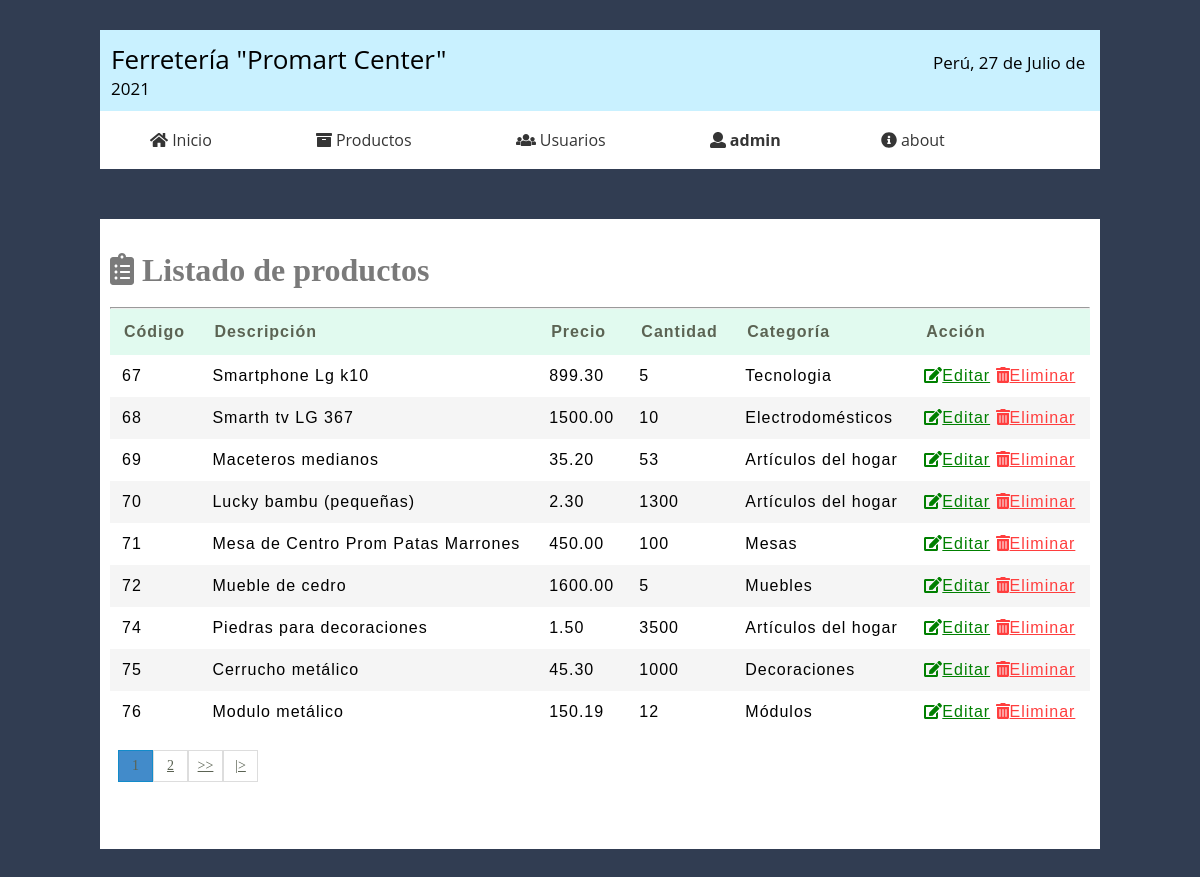
The page /sistema/listado_productos.php (signed in) on the database its author committed.
### tables this page shows
CREATE TABLE `productos` (
  `id_producto` int(11) NOT NULL,
  `descripcion` varchar(100) NOT NULL,
  `precio` decimal(7,2) NOT NULL,
  `cantidad` int(11) NOT NULL,
  `categoria` int(11) NOT NULL,
  `estado` int(11) NOT NULL DEFAULT '1'
);

CREATE TABLE `categorias` (
  `id_categoria` int(11) NOT NULL,
  `categoria` varchar(35) NOT NULL,
  `estado_cat` int(11) NOT NULL DEFAULT '1'
);

### sistema/includes/functions.php (called while the page is built, shortened)
<?php
	function fechaA(){
		$mes = array("","Enero",
			"Febrero",
			"Marzo",
			"Abril",
			"Mayo",
			"Junio",
			"Julio",
			"Agosto",
			"Septiembre",
			"Octubre",
			"Noviembre",
			"Diciembre");
		return date('d'). " de " .$mes[date('n')]. " de " .date('Y');
	}
 ?>

### sistema/listado_productos.php (the view, shortened to what this page needs)
<?php
	include '../conexion.php';
 ?>
<?php
	include 'includes/scripts.php';
 ?>
<?php
	include 'includes/header.php';
 ?>
<body>
	<div class="contenido">
		<div class="formularioListProductos">
			<br>
			<font color="#7A7A7A">
				<h1><i class="fas fa-clipboard-list"></i> Listado de productos</h1>
			</font>
			<br>
			<hr>
			<form>
				<table>
					<tr>
						<th>Código</th>
						<th>Descripción</th>
						<th>Precio</th>
						<th>Cantidad</th>
						<th>Categoría</th>
						<th>Acción</th>
					</tr>
					<?php
					$sql_registro = mysqli_query($conection, "SELECT COUNT(id_producto) as total_productos FROM productos;");
					$resultado_registro = mysqli_fetch_array($sql_registro);
					$total_registro = $resultado_registro['total_productos'];
					$por_pagina = 9;
					if (empty($_GET['pagina'])) {
						$pagina = 1;
					} else {
						$pagina = $_GET['pagina'];
					}
					$desde = ($pagina - 1) * $por_pagina;
					$total_paginas = ceil($total_registro / $por_pagina);
					$query = mysqli_query($conection, "SELECT p.id_producto, p.descripcion, p.precio, p.cantidad, c.categoria FROM productos p INNER JOIN categorias c ON p.categoria = c.id_categoria WHERE estado = 1 AND estado_cat = 1 ORDER BY p.id_producto ASC LIMIT $desde, $por_pagina;");
					$resultado = mysqli_num_rows($query);
					if ($resultado > 0) {
						while ($datos = mysqli_fetch_array($query)){ ?>
					<tr>
						<td><?php echo $datos["id_producto"]; ?></td>
						<td><?php echo $datos["descripcion"]; ?></td>
						<td><?php echo $datos["precio"]; ?></td>
						<td><?php echo $datos["cantidad"]; ?></td>
						<td><?php echo $datos["categoria"]; ?></td>
						<td><a class="btn_editar" href="editar_producto.php?id=<?php echo $datos['id_producto']; ?>"><i class="fas fa-edit"></i>Editar</a>
						<a class="btn_eliminar" href="confirmar_eliminar_producto.php?id=<?php echo $datos['id_producto']; ?>"><i class="fas fa-trash-alt"></i>Eliminar</a></td>
					</tr>
				<?php
						}
					}
				?>
				</table>
			</form>
			<div class="paginador">
					<ul>
						<?php
							for ($i=1; $i <= $total_paginas ; $i++) {
								if ($i == $pagina) {
								echo '<li class="paginaSelected">'.$i.'</li>';
								} else {
								echo '<li><a href="?pagina='.$i.'">'.$i.'</a></li>';
								}
							}
							if ($pagina != $total_paginas) { ?>
						<li><a href="?pagina=<?php echo $pagina + 1; ?>">>></a></li>
						<li><a href="?pagina=<?php echo $total_paginas; ?>">|></a></li>
					<?php } ?>
					</ul>
			</div>
		</div>
	</div>
</body>

### sistema/includes/scripts.php (shortened to what this page needs)
<link rel="stylesheet" type="text/css" href="css/style.css">
<?php
	require_once 'functions.php';
 ?>

### sistema/includes/header.php (shortened to what this page needs)
<header>
	<nav class="navegacion">
		<div class="cabecera">Ferretería "Promart Center"
			<span>Perú, <?php echo fechaA(); ?></span>
		</div>
		<ul class="menu">
			<li><a href="index.php"><i class="fas fa-home"></i> Inicio</a></li>
			<li><a href="#"><i class="fas fa-archive"></i> Productos</a>
			</li>
			<li><a href="#"><i class="fas fa-users"></i> Usuarios</a>
			</li>
			<li><a href="#"><b><i class="fas fa-user"></i> <?php echo $_SESSION['user']; ?></b></a>
			<li><a href="about.php"><i class="fas fa-info-circle"></i> about</a></li>
		</ul>
	</nav>
</header>

### sistema/css/style.css (style rules this page uses)
* { margin: 0; padding: 0; -webkit-box-sizing: border-box; -moz-box-sizing: border-box; box-sizing: border-box; }
body { background: #313D52; }
.cabecera { background: #C9F1FF; padding: 11px; font-family: 'Open sans'; font-size: 26px; }
.cabecera span { margin-left: 480px; font-size: 17px; }
.navegacion { width: 1000px; margin: 30px auto; background: white; }
.navegacion ul { list-style: none; }
.menu > li { display: inline-block; }
.menu > li > a { display: block; padding: 18px 50px; color: #353535; font-family: 'open sans'; text-decoration: none; }
.contenido { width: 1000px; margin: 50px auto; background: white; height: 630px; overflow: auto; }
.paginador ul { margin: 17px 8px; list-style: none; background: white; display: -webkit-flex; display: -moz-flex; display: -ms-flex; display: -o-flex; display: flex; }
.paginador a, .paginaSelected { color: #5B6353; border: 1px solid #ddd; padding: 7px; display: inline-block; font-size: 14px; text-align: center; width: 35px; transition: all .3s; }
.paginaSelected { color: #5B6353; background: #428BCA; border: 1px solid #128bca; }
.formularioListProductos { margin: 15px auto; width: 980px; }
.formularioListProductos table { border-collapse: collapse; font-size: 12pt; font-family: 'arial'; width: 100%; }
.formularioListProductos td { padding: 12px; letter-spacing: 1px; }
.formularioListProductos th { text-align: left; padding: 14px; background: #E1FAEF; color: #5B6353; letter-spacing: 1px; }
.formularioListProductos table tr:nth-child(odd) { background: #F5F5F5; }
.btn_editar { color: green; }
.btn_eliminar { color: #FF3E3E; }

### rows shown on the page
productos: id_producto "67", descripcion "Smartphone Lg k10", precio "899.30", cantidad "5", categoria.categoria "Tecnologia"
productos: id_producto "68", descripcion "Smarth tv LG 367", precio "1500.00", cantidad "10", categoria.categoria "Electrodomésticos"
productos: id_producto "69", descripcion "Maceteros medianos", precio "35.20", cantidad "53", categoria.categoria "Artículos del hogar"
productos: id_producto "70", descripcion "Lucky bambu (pequeñas)", precio "2.30", cantidad "1300", categoria.categoria "Artículos del hogar"
productos: id_producto "71", descripcion "Mesa de Centro Prom Patas Marrones", precio "450.00", cantidad "100", categoria.categoria "Mesas"
productos: id_producto "72", descripcion "Mueble de cedro", precio "1600.00", cantidad "5", categoria.categoria "Muebles"
productos: id_producto "74", descripcion "Piedras para decoraciones", precio "1.50", cantidad "3500", categoria.categoria "Artículos del hogar"
productos: id_producto "75", descripcion "Cerrucho metálico", precio "45.30", cantidad "1000", categoria.categoria "Decoraciones"
productos: id_producto "76", descripcion "Modulo metálico", precio "150.19", cantidad "12", categoria.categoria "Módulos"

### other values the page prints
fechaA() "27 de Julio de 2021"
$_SESSION['user'] "admin"
